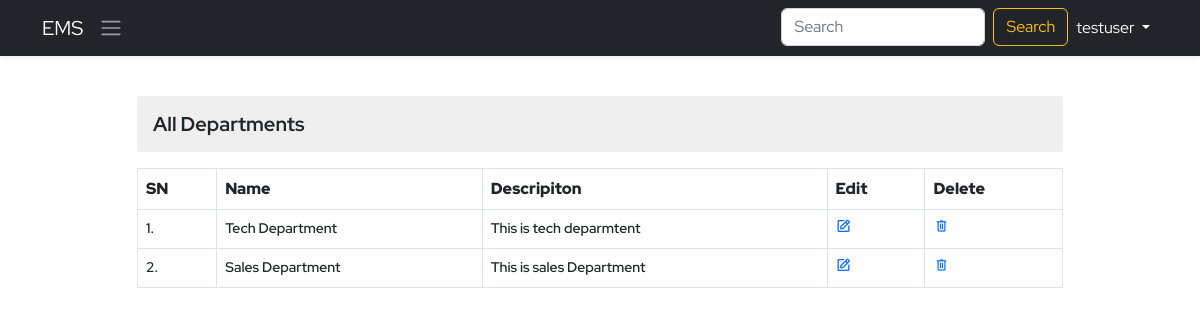
The app's page /view-departments/, older data.
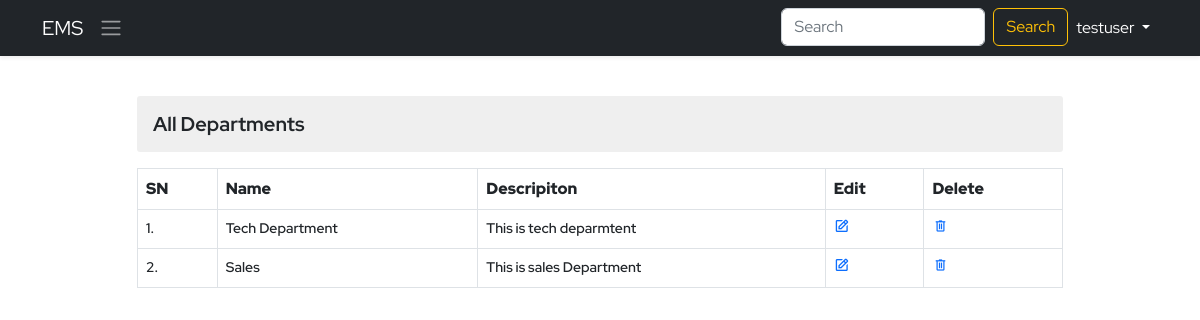
The same page, newer data.
### ems/models.py (models this page shows, shortened)
class Department(models.Model):
    name=models.CharField(max_length=70, unique=True)
    description=models.TextField(max_length=200)

### ems/views.py (the view)
# urls.py: path('view-departments/',viewDepartment,name='view-department'),
def viewDepartment(request):
    context={}
    try:
        departments=Department.objects.all()
        context['departments']=departments
    except Exception as e:
        print('View Department Exception : ',e)
    return render(request,'ems/view_department.html',context)

### ems/templates/ems/view_department.html (shortened to what this page needs)
{% extends './base.html' %}
{% block body %}
<div class="container py-4">
    <div class="row d-flex align-items-center justify-content-center">
        <div class="col-10">
            <h3 class="my-3 derpartment-title">All Departments</h3>
            <table class="table table-bordered department-table">
                <tr>
                    <th>SN</th>
                    <th>Name</th>
                    <th>Descripiton</th>
                    <th>Edit</th>
                    <th>Delete</th>
                </tr>
                {% for department in departments %}
                <tr>
                    <td>{{forloop.counter}}.</td>
                    <td>{{department.name}}</td>
                    <td>{{department.description}}</td>
                    <td><a href="{{department.id}}" class="edit" data-bs-toggle="modal" data-bs-target="#edit-department" ><i class='bx bx-edit'></i></a></td>
                    <td><a href="{% url 'ems:delete-department' department.id %}" class="delete"><span class="material-symbols-outlined">
                        </span></a></td>
                </tr>
                {% endfor %}
            </table>
        </div>
    </div>
</div>
{% endblock body %}

### ems/templates/ems/base.html (shortened to what this page needs)
<!DOCTYPE html>
{% load static %}
<html lang="en">
<head>
    <link href="https://cdn.jsdelivr.net/npm/bootstrap@5.2.0/dist/css/bootstrap.min.css" rel="stylesheet"
>
    <link href='https://unpkg.com/boxicons@2.1.2/css/boxicons.min.css' rel='stylesheet'>
    <link rel="stylesheet" href="{% static 'css/style.css' %}">
</head>
<body>
    <header class="shadow-sm">
        <nav class="navbar navbar-expand-lg bg-dark navbar-dark">
            <div class="container">
                <a class="navbar-brand" href="#">EMS</a>
                <a class="cursor-pointer" data-bs-toggle="offcanvas" data-bs-target="#staticBackdrop"
                    aria-controls="staticBackdrop"><span class="navbar-toggler-icon"></span></a>
                <div class="collapse navbar-collapse" id="navbarSupportedContent">
                    <ul class="navbar-nav ms-auto mb-2 mb-lg-0">
                        <li class="nav-item">
                            <form class="d-flex" role="search">
                                <input class="form-control me-2" type="search" placeholder="Search" aria-label="Search">
                                <button class="btn btn-outline-warning" type="submit">Search</button>
                            </form>
                        </li>
                        <li class="nav-item dropdown">
                            <a class="nav-link dropdown-toggle active" href="#" role="button" data-bs-toggle="dropdown"
                                aria-expanded="false">
                                testuser
                            </a>
                        </li>
                    </ul>
                </div>
            </div>
        </nav>
    </header>
    <main>
        {% block body %}{% endblock body %}
    </main>
</body>
</html>

### static/css/style.css (style rules this page uses)
* { margin: 0; padding: 0; box-sizing: border-box; }
:root { --body-font: 'Red Hat Display', sans-serif; --second-font: 'Kaushan Script', cursive; --biggest-font-size: 2rem; --bigger-font-size: 1.5rem; --big-font-size: 1.25rem; --h1-font-size: 1.5rem; --h2-font-size: 1.25rem; --h3-font-size: 1rem; --normal-font-size: .938rem; --small-font-size: .813rem; --smaller-font-size: .75rem; --font-bold: 700; --font-black: 900; }
@media screen and (min-width: 1024px) { :root { --biggest-font-size: 6rem; --bigger-font-size: 3.5rem; --big-font-size: 2.75rem; --h1-font-size: 2.25rem; --h2-font-size: 1.5rem; --h3-font-size: 1.25rem; --normal-font-size: 1rem; --small-font-size: .875rem; --smaller-font-size: .813rem; } }
* { box-sizing: border-box; padding: 0; margin: 0; }
html { scroll-behavior: smooth; }
body, button, label, select, input { font-family: var(--body-font); font-size: var(--normal-font-size); }
h1, h2, h3 { font-weight: var(--font-bold); }
a { text-decoration: none; }
.cursor-pointer { cursor: pointer; }
.derpartment-title { font-size: var(--h3-font-size); background-color: #dadada70; padding: 1rem; border-radius: 3px; }
.department-table tr th { font-size: var(--normal-font); font-weight: var(--font-black); }
.department-table tr td { font-size: var(--small-font-size); font-weight:600; }
.department-table tr td .edit i { font-size: 16px !important; text-align: center; }
.department-table tr td .delete span { font-size: 16px !important; }

Row changes from the older to the newer data that the page shows:
removed Department: name "Sales Department", description "This is sales Department"
added Department: name "Sales", description "This is sales Department"
